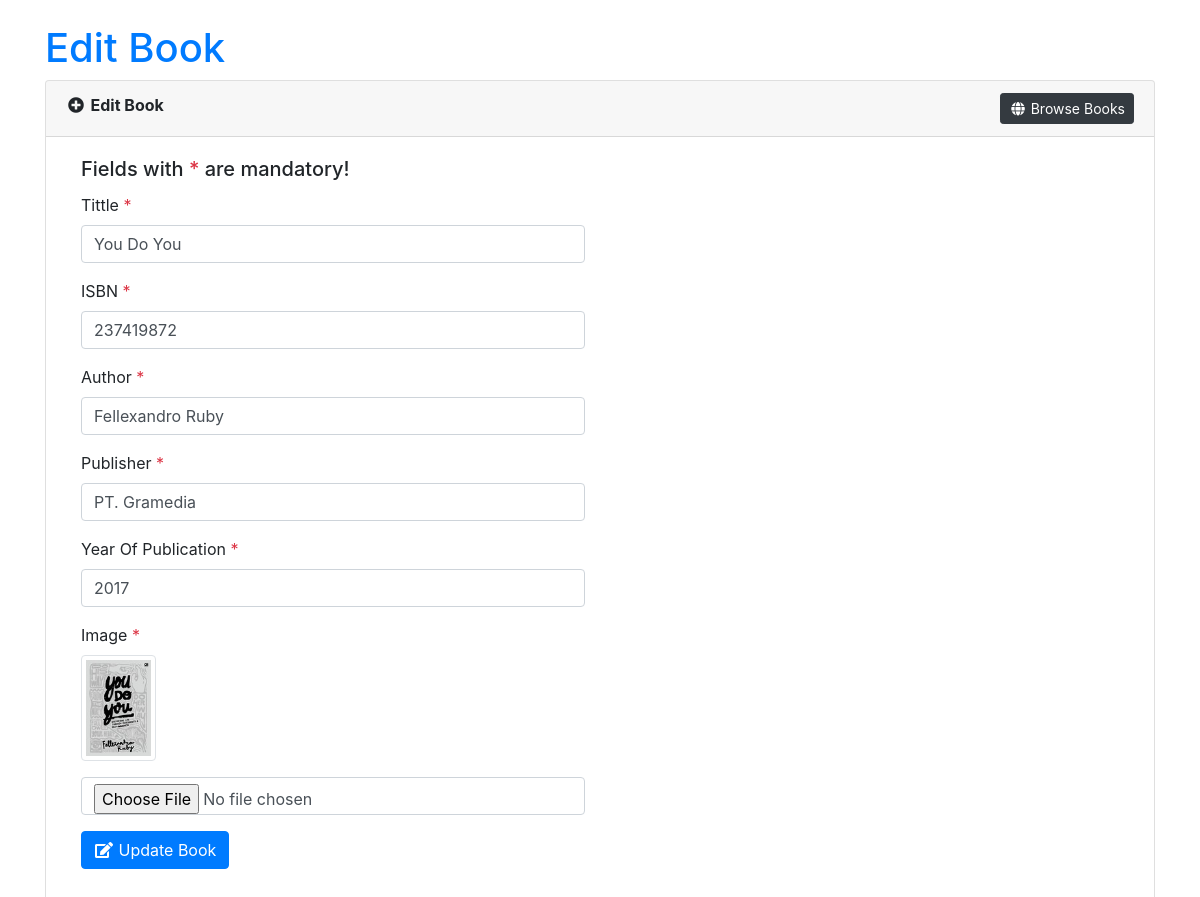
The page /admin_page/edit-books.php?id=1 (signed in) on the database its author committed.
### tables this page shows
CREATE TABLE IF NOT EXISTS `books` (
  `id` int(11) NOT NULL AUTO_INCREMENT,
  `judul` varchar(50) DEFAULT NULL,
  `pengarang` varchar(30) DEFAULT NULL,
  `penerbit` varchar(30) DEFAULT NULL,
  `isbn` char(9) DEFAULT NULL,
  `tahun_terbit` year(4) DEFAULT NULL,
  `gambar` varchar(30) DEFAULT NULL,
  PRIMARY KEY (`id`)
);

### functions/functions.php (called while the page is built, shortened)
<?php
$link = mysqli_connect('localhost', 'root', '', 'library');
function tampilData($query)
{
  global $link;
  $result = mysqli_query($link, $query);
  $rows = [];
  while ($row = mysqli_fetch_assoc($result)) {
    $rows[] = $row;
  }
  return $rows;
}

### admin_page/edit-books.php (the view, shortened to what this page needs)
<?php
require_once '../functions/functions.php';
$id = $_GET['id'];
$book = tampilData("SELECT * FROM books WHERE id = $id")[0];
?>
<!doctype html>
<html lang="en-US" xmlns:fb="https://www.facebook.com/2008/fbml" xmlns:addthis="https://www.addthis.com/help/api-spec" prefix="og: http://ogp.me/ns#" class="no-js">
<head>
  <link rel="stylesheet" href="https://stackpath.bootstrapcdn.com/bootstrap/4.2.1/css/bootstrap.min.css">
  <link rel="stylesheet" href="https://use.fontawesome.com/releases/v5.6.3/css/all.css">
</head>
<body>
  <div class="container">
    <h1 class="mt-4"><a href="#" style="text-decoration: none;">Edit Book</a></h1>
    <div class="card">
      <div class="card-header"><i class="fa fa-fw fa-plus-circle"></i> <strong>Edit Book</strong> <a href="index.php" class="float-right btn btn-dark btn-sm"><i class="fa fa-fw fa-globe"></i> Browse Books</a></div>
      <div class="card-body">
        <div class="col-sm-6">
          <h5 class="card-title">Fields with <span class="text-danger">*</span> are mandatory!</h5>
          <form action="" method="POST" enctype="multipart/form-data">
            <div class="form-group">
              <label>Tittle <span class="text-danger">*</span></label>
              <input type="text" name="judul" id="username" class="form-control" value="<?= $book['judul']; ?>" placeholder="Enter Tittle" required autofocus>
            </div>
            <div class="form-group">
              <label>ISBN <span class="text-danger">*</span></label>
              <input type="number" min="0" max="999999999" name="isbn" id="username" class="form-control" value="<?= $book['isbn']; ?>" placeholder="Enter ISBN" required>
            </div>
            <div class="form-group">
              <label>Author <span class="text-danger">*</span></label>
              <input type="text" name="pengarang" id="useremail" class="form-control" value="<?= $book['pengarang']; ?>" placeholder="Enter Author" required>
            </div>
            <div class="form-group">
              <label>Publisher <span class="text-danger">*</span></label>
              <input type="text" class="form-control" value="<?= $book['penerbit']; ?>" name="penerbit" id="userphone" placeholder="Enter Publisher" required>
            </div>
            <div class="form-group">
              <label>Year Of Publication <span class="text-danger">*</span></label>
              <input type="number" min="2000" max="2100" class="form-control" value="<?= $book['tahun_terbit']; ?>" name="tahun_terbit" id="userphone" x-autocompletetype="tel" placeholder="Enter Date" required>
            </div>
            <div class="form-group">
              <label style="display: block;">Image <span class="text-danger">*</span></label>
              <img src="../img/<?= $book['gambar']; ?>" alt="Gambar buku" class="img-thumbnail mb-3" width="75">
              <input type="file" class="form-control" value="<?= $book['gambar']; ?>" name="gambar" id="userphone" placeholder="Enter Image" accept="image/*">
            </div>
            <div class="form-group">
              <button type="submit" name="submit" value="submit" id="submit" class="btn btn-primary"><i class="fa fa-fw fa-edit"></i> Update Book</button>
            </div>
          </form>
        </div>
      </div>
    </div>
  </div>
</body>
</html>

### rows shown on the page
books: judul "You Do You", isbn "237419872", pengarang "Fellexandro Ruby", penerbit "PT. Gramedia", tahun_terbit "2017", gambar (picture)
